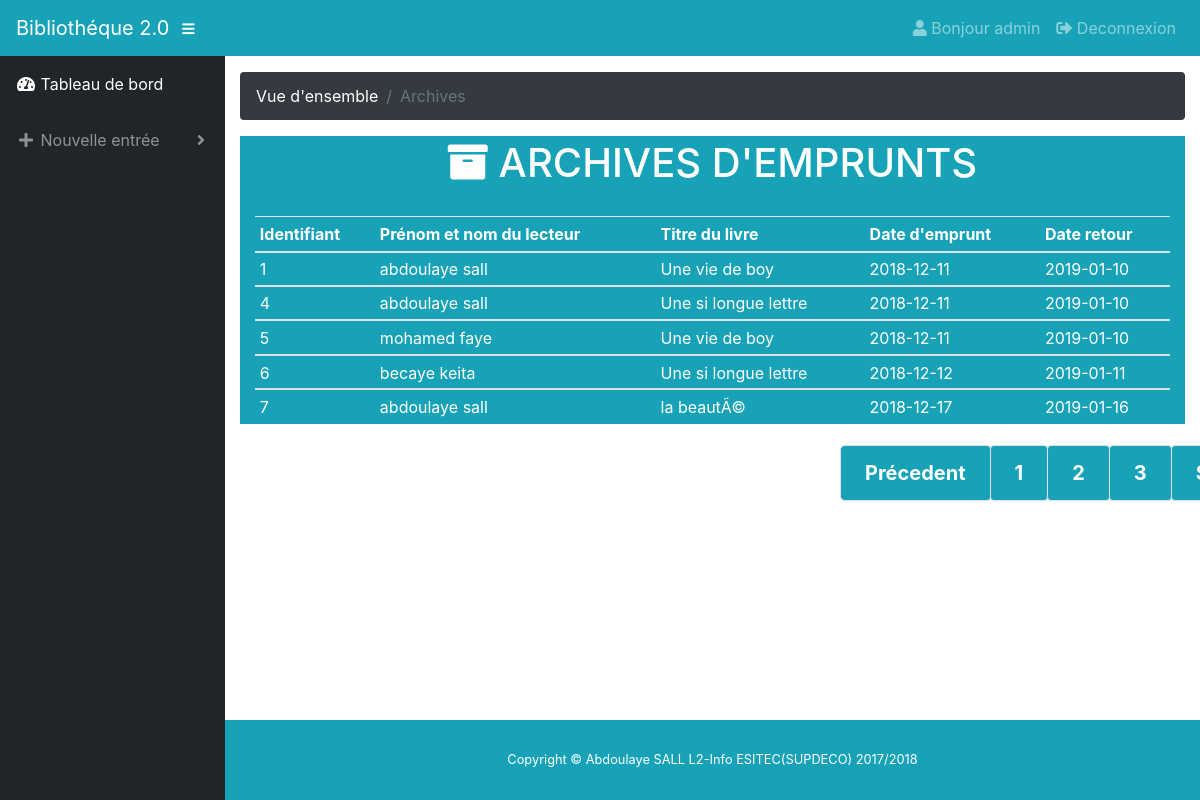
The page /archives.php (signed in) on the database its author committed.
### tables this page shows
CREATE TABLE IF NOT EXISTS `archives` (
  `id_arch` int(11) NOT NULL AUTO_INCREMENT,
  `id_lecteur` int(11) NOT NULL,
  `id_livre` int(11) NOT NULL,
  `date_empt` date NOT NULL,
  `date_ret` date NOT NULL,
  PRIMARY KEY (`id_arch`),
  KEY `fk_lecteurs` (`id_lecteur`),
  KEY `fk_livres` (`id_livre`)
);

CREATE TABLE IF NOT EXISTS `lecteurs` (
  `id_lecteur` int(11) NOT NULL AUTO_INCREMENT,
  `prenom` varchar(60) NOT NULL,
  `nom` varchar(25) NOT NULL,
  `adresse` varchar(255) NOT NULL,
  `cni` varchar(255) NOT NULL,
  PRIMARY KEY (`id_lecteur`)
);

CREATE TABLE IF NOT EXISTS `livres` (
  `id_livre` int(11) NOT NULL AUTO_INCREMENT,
  `titre` varchar(255) NOT NULL,
  `auteurs` varchar(255) NOT NULL,
  `maison_edition` varchar(255) NOT NULL,
  `id_lib` int(11) NOT NULL,
  `nombre_pages` int(60) NOT NULL,
  `stock` int(255) NOT NULL,
  `prix` int(255) NOT NULL,
  PRIMARY KEY (`id_livre`),
  KEY `fk_lib` (`id_lib`)
);

### archives.php (the view, shortened to what this page needs)
<?php
$db = mysqli_connect('localhost', 'root', '', 'bibiotheque');
?>
<!DOCTYPE html>
<html lang="fr">
  <head>
    <link href="bootstrap/css/bootstrap.min.css" rel="stylesheet">
    <link href="fontawesome-free/css/all.min.css" rel="stylesheet" type="text/css">
    <link href="datatables/dataTables.bootstrap4.css" rel="stylesheet">
    <link href="css/sb-admin.css" rel="stylesheet">
    <link rel="stylesheet" type="text/css" href="css/main.css">
  </head>
  <body id="page-top">
    <nav class="navbar navbar-expand navbar-dark bg-info static-top">
      <?php
      if ($_SESSION['login'] == "admin") {
          echo ('<a class="navbar-brand mr-1" href="admin.php">Bibliothéque 2.0</a>');
        }else{
          echo ('<a class="navbar-brand mr-1" href="accueil.php">Bibliothéque 2.0</a>');
        }
      ?>
      <button class="btn btn-link btn-sm text-white order-1 order-sm-0" id="sidebarToggle" href="#">
        <i class="fas fa-bars"></i>
      </button>
        <div class="collapse navbar-collapse" id="navbarResponsive">
          <ul class="navbar-nav ml-auto">
            <li class="nav-item"><a class="nav-link js-scroll-trigger"><i class="fas fa-user"></i> <?php echo "Bonjour ".$_SESSION['login'];?></a></li>
            <li class="nav-item">
              <a class="nav-link js-scroll-trigger" href="index.php"><i class="fas fa-sign-out-alt"></i> Deconnexion</a>
            </li>
          </ul>
        </div>
    </nav>
    <div id="wrapper">
      <ul class="sidebar navbar-nav">
        <li class="nav-item active">
          <a class="nav-link" href="#">
            <i class="fas fa-fw fa-tachometer-alt"></i>
            <span>Tableau de bord</span>
          </a>
        </li>
        <li class="nav-item dropdown">
          <a class="nav-link dropdown-toggle" href="#" id="pagesDropdown" role="button" data-toggle="dropdown" aria-haspopup="true" aria-expanded="false">
            <i class="fas fa-fw fa-plus"></i>
            <span>Nouvelle entrée</span>
          </a>
        </li>
      </ul>
      <div id="content-wrapper">
        <div class="container-fluid">
          <ol class="breadcrumb bg-dark">
            <li class="breadcrumb-item">
              <?php
              if ($_SESSION['login'] == "admin") {
                  echo ('<a class="breadcrumb-item active" style="color:white;" href="admin.php">Vue d\'ensemble</a>');
                }else{
                  echo ('<a class="breadcrumb-item active" style="color:white;" href="accueil.php">Vue d\'ensemble</a>');
                }
              ?>
            </li>
            <li class="breadcrumb-item active">Archives</li>
          </ol>
	<div class="row">
		<div class="col-xl-12 col-sm-6 mb-3">
			<div class="col-lg-12 header"><h1 align="center" class="section-heading text-uppercase"><i class="fas fa-archive"></i> Archives d'emprunts</h1>
			</div>
			<div class="col-xl-12 col-sm-6 mb-3 content">
			<?php
				$archives=5;
$retour_total=mysqli_query($db,'SELECT COUNT(*) AS total FROM archives');
$donnees_total=mysqli_fetch_assoc($retour_total);
$total=$donnees_total['total'];
$nombreDePages=ceil($total/$archives);
if(isset($_GET['page']))
{
     $pageActuelle=intval($_GET['page']);
     if($pageActuelle>$nombreDePages)
     {
          $pageActuelle=$nombreDePages;
     }
}
else
{
     $pageActuelle=1;
}
$premiereEntree=($pageActuelle-1)*$archives;
$retourArchive=mysqli_query($db,'SELECT DISTINCT archives.id_arch,lecteurs.prenom,lecteurs.nom,livres.titre,archives.date_empt,archives.date_ret
                                 FROM archives,lecteurs,livres
                                 WHERE (archives.id_lecteur=lecteurs.id_lecteur AND archives.id_livre=livres.id_livre)
                                 ORDER BY id_arch LIMIT '.$premiereEntree.', '.$archives.'');
if($retourArchive){
          echo "<table class='table table-sm table-hover'>\n";
          echo "<thead>\n";
          echo "<tr>\n";
          echo "<th scope='col'>Identifiant</th>\n";
          echo "<th scope='col'>Prénom et nom du lecteur</th>\n";
          echo "<th scope='col'>Titre du livre</th>\n";
          echo "<th scope='col'>Date d'emprunt </th>\n";
          echo "<th scope='col'>Date retour</th>\n";
          echo "</thead>\n";
while($donnees_archive=mysqli_fetch_assoc($retourArchive)){
            echo "<tbody>\n";
            echo "<tr>\n";
            echo "<td>".$donnees_archive["id_arch"]."</td>\n";
            echo "<td>".$donnees_archive["prenom"].' '.$donnees_archive["nom"]."</td>\n";
            echo "<td>".$donnees_archive["titre"]."</td>\n";
            echo "<td>".$donnees_archive["date_empt"]."</td>\n";
            echo "<td>".$donnees_archive["date_ret"]."</td>\n";
            echo "</tbody>\n";
      }
      echo "</table>\n";
    }
			?>
			</div>
		<div class="col-xl-12 col-sm-6 mb-3 pagination pagination-lg" align="center">
				<?php
			echo "<nav aria-label='Page navigation'>";
			echo "<ul class='pagination'>";
			echo "<li class='page-item'><a class='page-link badge badge-info' href='archives.php'>Précedent</a></li>";
			for($i=1; $i<=$nombreDePages; $i++){
			     if($i==$pageActuelle){
			  		echo "<li class='page-item'><a class='page-link badge badge-info' href='archives.php?page=$i''>$i</a></li>";
			     }else{
			          echo "<li class='page-item'> <a class='page-link badge badge-info' href='archives.php?page=$i'>$i</a></li> ";
			     }
			}
			echo "<li class='page-item'><a class='page-link badge badge-info' href='archives.php?page=$i+1'>Suivant</a></li>";
				?>
		</div>
		</div>
	</div>
		</div>
        </div>
        <footer class="sticky-footer bg-info">
          <div class="container my-auto">
            <div class="copyright text-center my-auto">
              <span>Copyright ©  Abdoulaye SALL L2-Info ESITEC(SUPDECO) 2017/2018</span>
            </div>
          </div>
        </footer>
      </div>
  </body>
</html>

### css/sb-admin.css (style rules this page uses)
html { position: relative; min-height: 100%; }
body { height: 100%; color: white; }
#wrapper { display: -webkit-box; display: -ms-flexbox; display: flex; }
#wrapper #content-wrapper { overflow-x: hidden; width: 100%; padding-top: 1rem; padding-bottom: 80px; }
.navbar-nav .nav-item.active .nav-link { color: #fff; }
.navbar-nav .nav-item.dropdown .dropdown-toggle::after { width: 1rem; text-align: center; float: right; vertical-align: 0; border: 0; font-weight: 900; content: '\f105'; font-family: 'Font Awesome 5 Free'; }
.sidebar { width: 90px !important; background-color: #212529; min-height: calc(100vh - 56px); }
.sidebar .nav-item:last-child { margin-bottom: 1rem; }
.sidebar .nav-item .nav-link { text-align: center; padding: 0.75rem 1rem; width: 90px; }
.sidebar .nav-item .nav-link span { font-size: 0.65rem; display: block; }
.sidebar .nav-item.dropdown .dropdown-toggle::after { display: none; }
.sidebar .nav-item .nav-link { color: rgba(255, 255, 255, 0.5); }
@media (min-width: 768px) { .sidebar { width: 225px !important; } }
@media (min-width: 768px) { .sidebar .nav-item .nav-link { display: block; width: 100%; text-align: left; padding: 1rem; width: 225px; } }
@media (min-width: 768px) { .sidebar .nav-item .nav-link span { font-size: 1rem; display: inline; } }
@media (min-width: 768px) { .sidebar .nav-item.dropdown .dropdown-toggle::after { display: block; } }
:root { --input-padding-x: 0.75rem; --input-padding-y: 0.75rem; }
footer.sticky-footer { display: -webkit-box; display: -ms-flexbox; display: flex; position: absolute; right: 0; bottom: 0; width: calc(100% - 90px); height: 80px; background-color: #e9ecef; }
footer.sticky-footer .copyright { line-height: 1; font-size: 0.8rem; }
@media (min-width: 768px) { footer.sticky-footer { width: calc(100% - 225px); } }

### css/main.css (style rules this page uses)
body { background-image: url('biblio.jpg'); }
.header { width: 100%; height: 80px; padding-top: 3px; color: white; background-color: #17a2b8; }
.content { width:100%; background-color: #17a2b8; color: white; }
.pagination { margin-left: 300px; margin-top: 5px; }

### rows shown on the page
archives: id_arch "1", id_lecteur.prenom "abdoulaye", id_lecteur.nom "sall", id_livre.titre "Une vie de boy", date_empt "2018-12-11", date_ret "2019-01-10"
archives: id_arch "4", id_lecteur.prenom "abdoulaye", id_lecteur.nom "sall", id_livre.titre "Une si longue lettre", date_empt "2018-12-11", date_ret "2019-01-10"
archives: id_arch "5", id_lecteur.prenom "mohamed", id_lecteur.nom "faye", id_livre.titre "Une vie de boy", date_empt "2018-12-11", date_ret "2019-01-10"
archives: id_arch "6", id_lecteur.prenom "becaye", id_lecteur.nom "keita", id_livre.titre "Une si longue lettre", date_empt "2018-12-12", date_ret "2019-01-11"
archives: id_arch "7", id_lecteur.prenom "abdoulaye", id_lecteur.nom "sall", id_livre.titre "la beautÃ©", date_empt "2018-12-17", date_ret "2019-01-16"

### other values the page prints
$_SESSION['login'] "admin"
